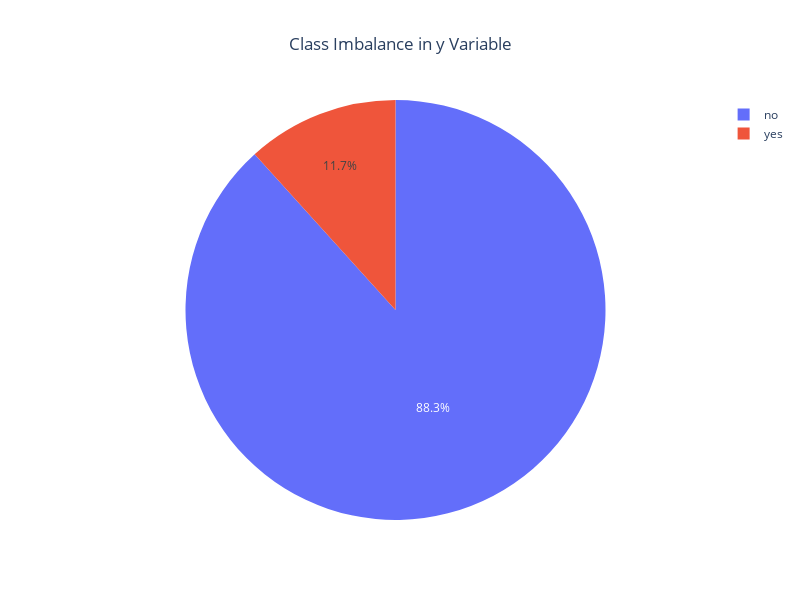

This figure's notebook cell:
### Markdown cell above
### Plotting a pie chart to check class imbalance

### Code cell
# Count the occurrences of each class
class_counts = y['y'].value_counts().reset_index()
class_counts.columns = ['class', 'count']

# Create the interactive pie chart with adjusted width, height, and percentage display
fig = px.pie(
    class_counts, 
    values='count', 
    names='class', 
    title='Class Imbalance in y Variable',
    width=800,  # Adjust width here
    height=600  # Adjust height here
)

# Center the title
fig.update_layout(title={'text': 'Class Imbalance in y Variable', 'x': 0.5})

# Show the figure
fig.show()

### Figure 1 — Plotly figure (JSON) as saved in the notebook; plotly's stock layout.template omitted (floating-point values rounded to 4 significant figures)
{"data": [{"domain": {"x": [0, 1], "y": [0, 1]}, "hovertemplate": "class=%{label}<br>count=%{value}<extra></extra>", "labels": ["no", "yes"], "legendgroup": "", "name": "", "showlegend": true, "type": "pie", "values": [39922, 5289]}], "layout": {"height": 600, "legend": {"tracegroupgap": 0}, "title": {"text": "Class Imbalance in y Variable", "x": 0.5}, "width": 800}}
